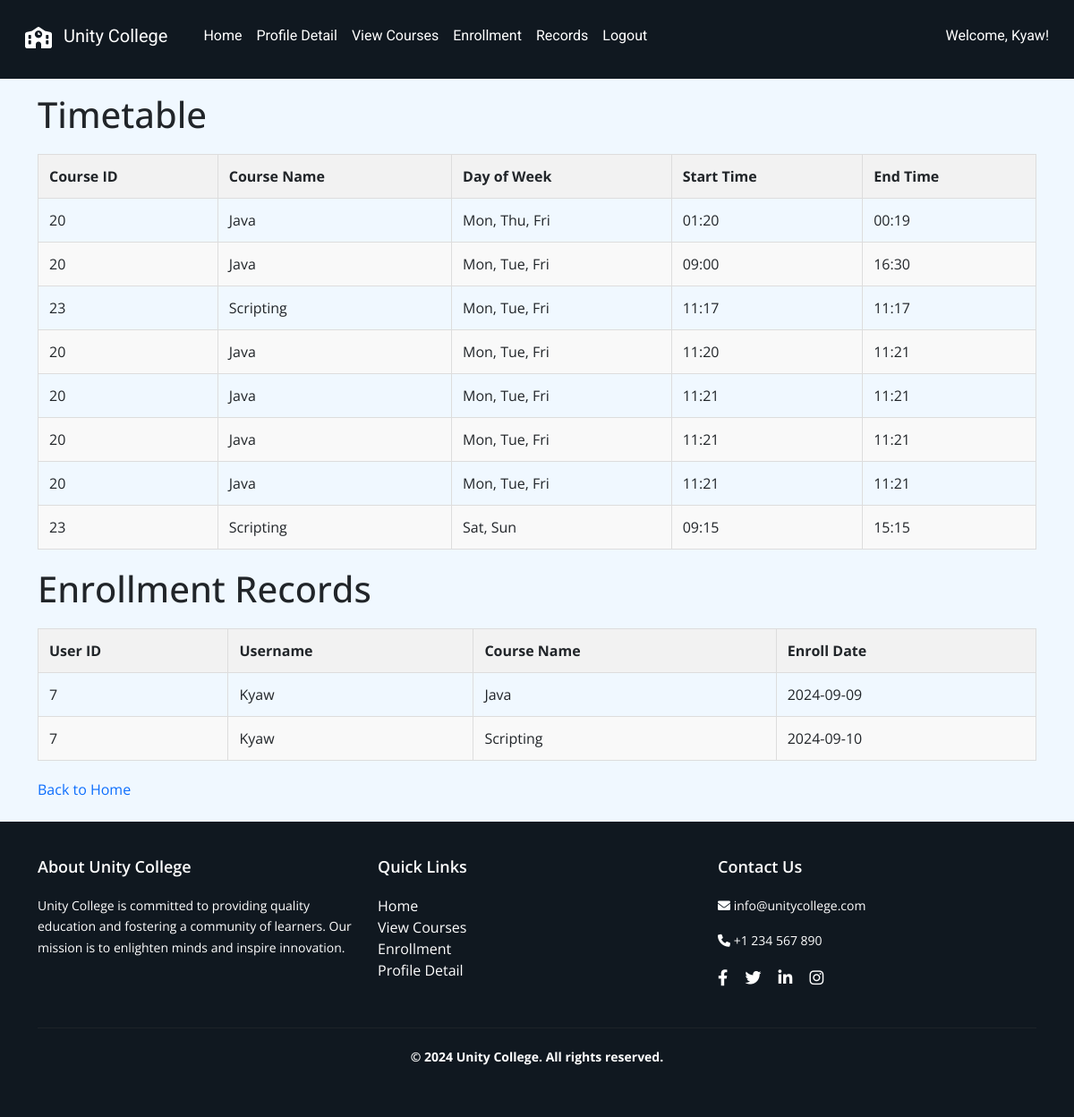
Before: /student/records (signed in) with the older database file.
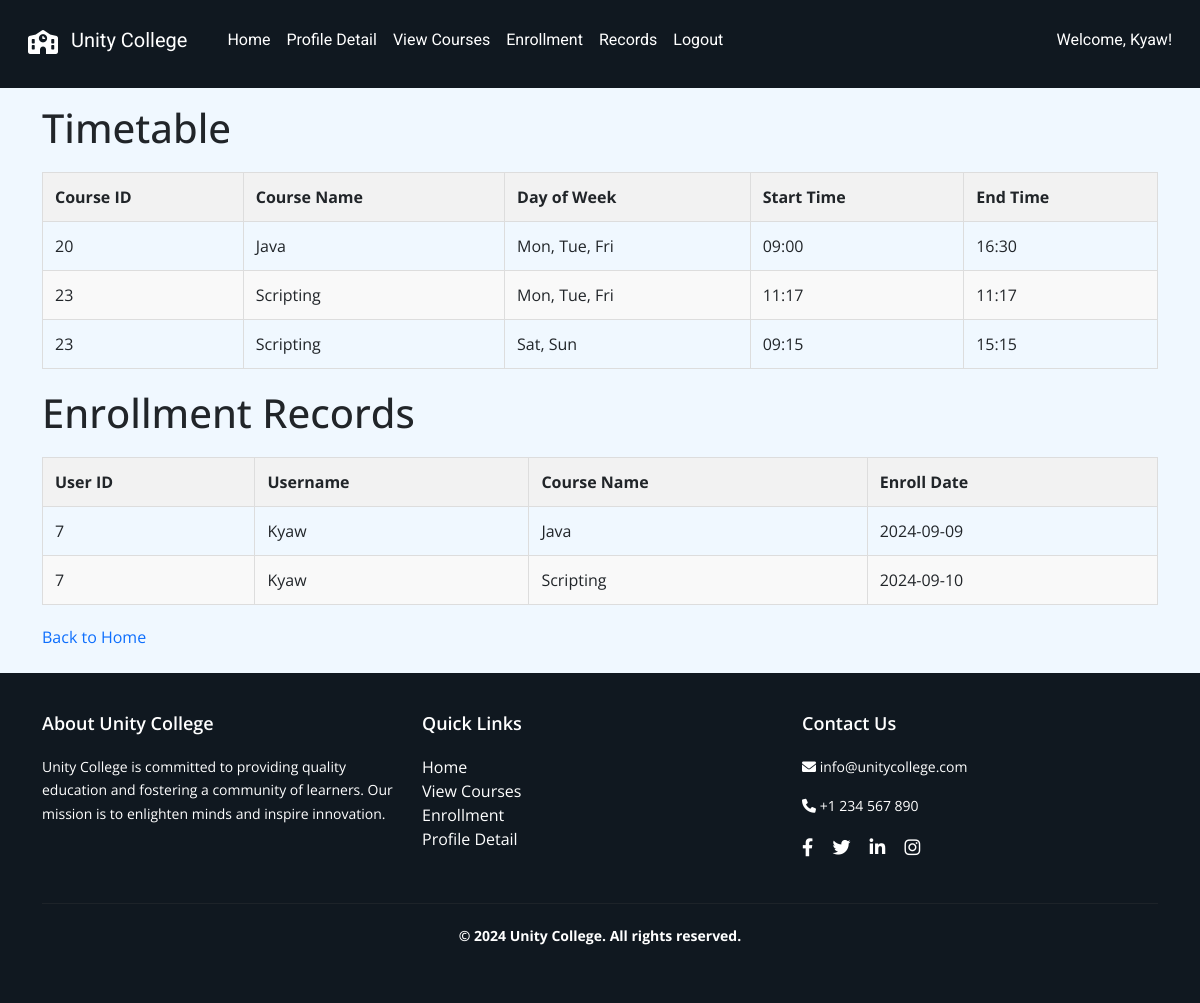
After: the same page with the newer database file.
### tables this page shows
CREATE TABLE "schedule" (
    "id" INTEGER PRIMARY KEY AUTOINCREMENT,
    "course_id" INTEGER NOT NULL,
    "day_of_week" TEXT NOT NULL,
    "start_time" TEXT NOT NULL,
    "end_time" TEXT NOT NULL,
    FOREIGN KEY("course_id") REFERENCES "course"("id") ON DELETE CASCADE
);

CREATE TABLE "course" (
    "id" INTEGER PRIMARY KEY AUTOINCREMENT,
    "name" TEXT NOT NULL,
    "image" TEXT NOT NULL,
    "description" TEXT NOT NULL,
    "credits" INTEGER NOT NULL,
    "lecturer" TEXT NOT NULL
);

CREATE TABLE "enrollment" (
    "id" INTEGER PRIMARY KEY AUTOINCREMENT,
    "student_id" INTEGER NOT NULL,
    "course_id" INTEGER NOT NULL,
    "enroll_date" DATE NOT NULL,
    FOREIGN KEY("student_id") REFERENCES "student"("id") ON DELETE RESTRICT,
    FOREIGN KEY("course_id") REFERENCES "course"("id") ON DELETE RESTRICT
);

CREATE TABLE "student" (
    "id" INTEGER PRIMARY KEY AUTOINCREMENT,
    "first_name" TEXT NOT NULL,
    "last_name" TEXT NOT NULL,
    "email" TEXT NOT NULL,
    "phone" INTEGER NOT NULL,
    "address" TEXT NOT NULL,
    "password" TEXT NOT NULL
);

### app.py (the view)
@app.route('/student/records')
def view_enrollment_records():
    if 'username' not in session or session.get('user_type') != 'student':
        return redirect(url_for('student_login'))
    student_id = session.get('uid')  # Get student ID from session
    if not student_id:
        return redirect(url_for('home'))
    try:
        enrollments = query_db("""
            SELECT e.student_id, s.first_name, c.name AS course_name, e.enroll_date
            FROM enrollment e
            JOIN student s ON e.student_id = s.id
            JOIN course c ON e.course_id = c.id
            WHERE e.student_id = ?
        """, (student_id,))
        timetable = query_db("""
            SELECT sc.course_id, c.name AS course_name, sc.day_of_week, sc.start_time, sc.end_time
            FROM schedule sc
            JOIN course c ON sc.course_id = c.id
            WHERE sc.course_id IN (
                SELECT e.course_id FROM enrollment e WHERE e.student_id = ?
            )
            ORDER BY sc.day_of_week, sc.start_time
        """, (student_id,))
    except Exception as e:
        print(traceback.format_exc())
        enrollments = []
        timetable = []
    return render_template('student/records.html',
                           enrollments=enrollments,
                           timetable=timetable,
                           username=session.get('username'))

### dbcontroller.py (called while the page is built)
def query_db(query, args=(), one=False):
    con = sqlite3.connect('advweb.db')
    cur = con.cursor()
    cur.execute(query, args)
    rv = cur.fetchall()
    cur.close()
    con.close()
    return (rv[0] if rv else None) if one else rv

### templates/student/records.html (shortened to what this page needs)
{% extends "/student/layout.html" %} {% block content %}
<h1>Timetable</h1>
<table>
  <thead>
    <tr>
      <th>Course ID</th>
      <th>Course Name</th>
      <th>Day of Week</th>
      <th>Start Time</th>
      <th>End Time</th>
    </tr>
  </thead>
  <tbody>
    {% if timetable %} {% for item in timetable %}
    <tr>
      <td>{{ item[0] }}</td>
      <td>{{ item[1] }}</td>
      <td>{{ item[2] }}</td>
      <td>{{ item[3] }}</td>
      <td>{{ item[4] }}</td>
    </tr>
    {% endfor %} {% else %}
    <tr>
      <td colspan="5">No timetable records found.</td>
    </tr>
    {% endif %}
  </tbody>
</table>
<h1>Enrollment Records</h1>
<table>
  <thead>
    <tr>
      <th>User ID</th>
      <th>Username</th>
      <th>Course Name</th>
      <th>Enroll Date</th>
    </tr>
  </thead>
  <tbody>
    {% if enrollments %} {% for enrollment in enrollments %}
    <tr>
      <td>{{ enrollment[0] }}</td>
      <td>{{ enrollment[1] }}</td>
      <td>{{ enrollment[2] }}</td>
      <td>{{ enrollment[3] }}</td>
    </tr>
    {% endfor %} {% else %}
    <tr>
      <td colspan="4">No enrollment records found.</td>
    </tr>
    {% endif %}
  </tbody>
</table>
<a href="{{ url_for('home') }}">Back to Home</a>
{% endblock %}

Changed rows visible on the page:
removed schedule: course "20", name "Java", day_of_week "Mon, Thu, Fri", start_time "01:20", end_time "00:19"
removed schedule: course "20", name "Java", day_of_week "Mon, Tue, Fri", start_time "11:20", end_time "11:21"
removed schedule: course "20", name "Java", day_of_week "Mon, Tue, Fri", start_time "11:21", end_time "11:21"
removed schedule: course "20", name "Java", day_of_week "Mon, Tue, Fri", start_time "11:21", end_time "11:21"
removed schedule: course "20", name "Java", day_of_week "Mon, Tue, Fri", start_time "11:21", end_time "11:21"
